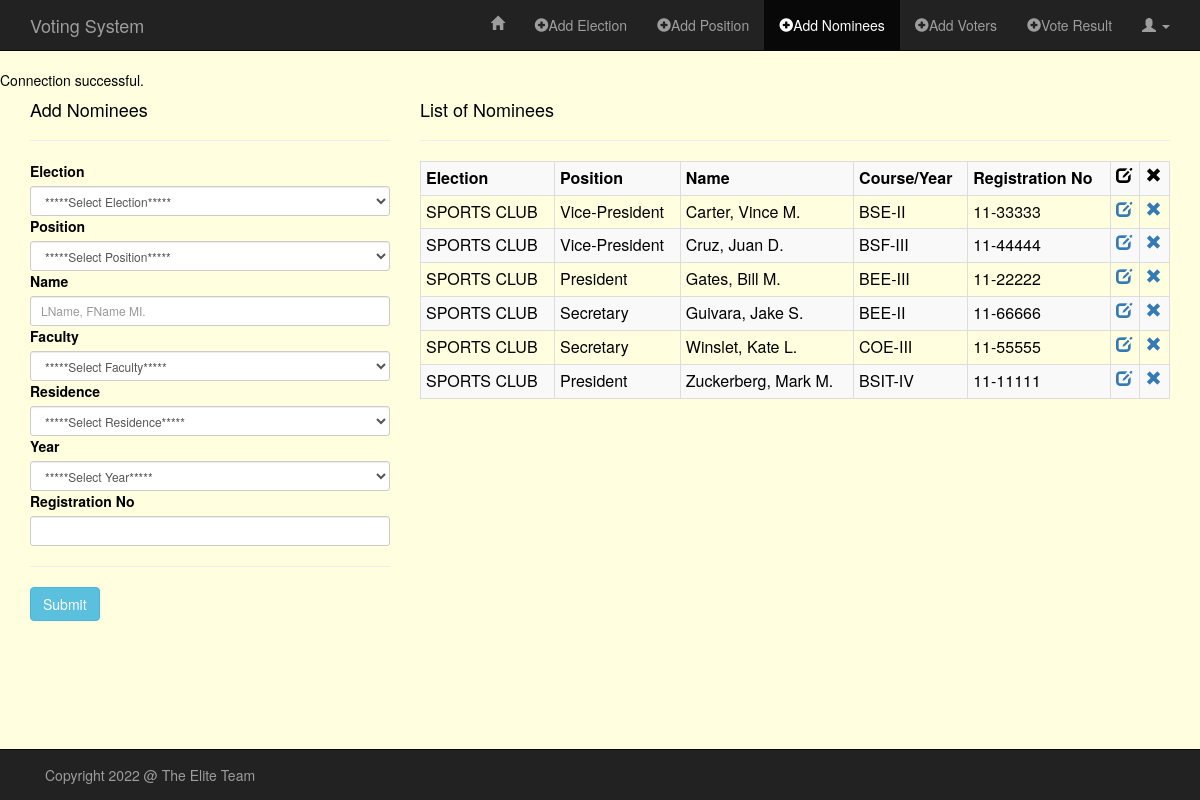
/sandbox/add_nominees.php (signed in), run on the app's committed database.
### tables this page shows
CREATE TABLE IF NOT EXISTS `nominees` (
  `id` int(11) NOT NULL AUTO_INCREMENT,
  `org` varchar(60) NOT NULL,
  `pos` varchar(60) NOT NULL,
  `name` varchar(60) NOT NULL,
  `course` varchar(60) NOT NULL,
  `year` varchar(3) NOT NULL,
  `stud_id` varchar(60) NOT NULL,
  PRIMARY KEY (`id`)
);

### sandbox/classes/Organization.php (called while the page is built, shortened)
<?php
class Organization
{
    public function READ_ORG() {
        global $db;
        $sql = "SELECT * FROM organization";
        if(!$stmt = $db->prepare($sql)) {
            echo $stmt->error;
        } else {
            $stmt->execute();
            $result = $stmt->get_result();
        }
        return $result;
    }
}

### sandbox/classes/Nominees.php (called while the page is built, shortened)
<?php
class Nominees
{
    public function READ_NOMINEE() {
        global $db;
        $sql = "SELECT *
                FROM nominees
                ORDER BY name ASC";
        if(!$stmt = $db->prepare($sql)) {
            echo $stmt->error;
        } else {
            $stmt->execute();
            $result = $stmt->get_result();
        }
        return $result;
    }
}

### sandbox/add_nominees.php (the view, shortened to what this page needs)
<?php
require("../config/db.php");
require("classes/Organization.php");
require("classes/Nominees.php");
?>
<!DOCTYPE HTML>
<html lang="en-US">
<head>
    <link rel="stylesheet" href="../assets/css/bootstrap.min.css">
    <link rel="stylesheet" href="../assets/css/style_admin.css">
</head>
<body>
<nav class="navbar navbar-inverse navbar-fixed-top" role="navigation">
    <div class="container">
        <div class="navbar-header">
            <a class="navbar-brand" href="index.php">Voting System</a>
        </div>
        <div class="collapse navbar-collapse" id="bs-example-navbar-collapse-1">
            <ul class="nav navbar-nav navbar-right">
                <li><a href="admin_page.php"><span class="glyphicon glyphicon-home"></span></a></li>
                <li><a href="add_org.php"><span class="glyphicon glyphicon-plus-sign"></span>Add Election</a></li>
                <li><a href="add_pos.php"><span class="glyphicon glyphicon-plus-sign"></span>Add Position</a></li>
                <li class="active"><a href="add_nominees.php"><span class="glyphicon glyphicon-plus-sign"></span>Add Nominees</a></li>
                <li><a href="add_voters.php"><span class="glyphicon glyphicon-plus-sign"></span>Add Voters</a></li>
                <li><a href="vote_result.php"><span class="glyphicon glyphicon-plus-sign"></span>Vote Result</a></li>
                <li class="dropdown">
                    <a href="#" class="dropdown-toggle" data-toggle="dropdown" role="button" aria-haspopup="true" aria-expanded="false"><span class="glyphicon glyphicon-user"></span> <span class="caret"></span></a>
                </li>
            </ul>
        </div>
    </div>
</nav>
<div class="container">
    <div class="row">
        <div class="col-md-4">
            <h4>Add Nominees</h4><hr>
            <form method="POST" action="<?php $_SERVER['PHP_SELF']; ?>" role="form">
                <?php
                $readOrg = new Organization();
                $rtnReadOrg = $readOrg->READ_ORG();
                ?>
                <div class="form-group-sm">
                    <label for="organization">Election</label>
                    <?php if($rtnReadOrg) { ?>
                        <select required name="organization" class="form-control" id="org-list" onchange="getPos(this.value);">
                            <option value="">*****Select Election*****</option>
                        </select>
                    <?php }  ?>
                </div>
                <div class="form-group-sm">
                    <label for="position">Position</label>
                    <select required name="position" class="form-control" id="pos-list">
                        <option value="">*****Select Position*****</option>
                    </select>
                </div>
                <div class="form-group-sm">
                    <label for="name">Name</label>
                    <input required type="text" name="name" class="form-control" placeholder="LName, FName MI.">
                </div>
                <div class="form-group-sm">
                    <label for="course">Faculty</label>
                    <select required name="course" class="form-control">
                        <option value="">*****Select Faculty*****</option>
                    </select>
                </div>
                <div class="form-group-sm">
                     <label for="residence">Residence</label>
                        <select name="residence" class="form-control">
                        <option value="">*****Select Residence*****</option>
                        </select>
                </div>
                <div class="form-group-sm">
                    <label for="year">Year</label>
                    <select required name="year" class="form-control">
                        <option value="">*****Select Year*****</option>
                    </select>
                </div>
                <div class="form-group-sm">
                    <label for="stud_id">Registration No</label>
                    <input required type="text" name="stud_id" class="form-control">
                </div>
                <hr/>
                <div class="form-group-sm">
                    <input type="submit" name="submit" value="Submit" class="btn btn-info">
                </div>
            </form>
        </div>
        <?php
        $readNominees = new Nominees();
        $rtnReadNominees = $readNominees->READ_NOMINEE();
        ?>
        <div class="col-md-8">
            <h4>List of Nominees</h4><hr>
            <div class="table-responsive">
                <?php if($rtnReadNominees) { ?>
                <table class="table table-bordered table-condensed table-striped">
                    <tr>
                        <th>Election</th>
                        <th>Position</th>
                        <th>Name</th>
                        <th>Course/Year</th>
                        <th>Registration No</th>
                        <th><span class="glyphicon glyphicon-edit"></span></th>
                        <th><span class="glyphicon glyphicon-remove"></span></th>
                    </tr>
                    <?php while($rowNom = $rtnReadNominees->fetch_assoc()) { ?>
                    <tr>
                        <td><?php echo $rowNom['org']; ?></td>
                        <td><?php echo $rowNom['pos']; ?></td>
                        <td><?php echo $rowNom['name']; ?></td>
                        <td><?php echo $rowNom['course'] . "-" . $rowNom['year']; ?></td>
                        <td><?php echo $rowNom['stud_id']; ?></td>
                        <td><a href="./edit_nominee.php?id=<?php echo $rowNom['id']; ?>"><span class="glyphicon glyphicon-edit"></span></a></td>
                        <td><a href="./delete_nominee.php?id=<?php echo $rowNom['id']; ?>"><span class="glyphicon glyphicon-remove"></span></a></td>
                    </tr>
                    <?php }  ?>
                </table>
                <?php }  ?>
            </div>
        </div>
    </div>
</div>
<nav class="navbar navbar-inverse navbar-fixed-bottom" role="navigation">
    <div class="container">
        <div class="navbar-text pull-left">
            Copyright 2022 @ The Elite Team
        </div>
    </div>
</nav>
</body>
</html>

### assets/css/style_admin.css (style rules this page uses)
body { color: black; margin-top: 70px; margin-bottom: 70px; background-color: lightyellow; }

### data on the page
nominees: org "SPORTS CLUB", pos "Vice-President", name "Carter, Vince M.", course "BSE", year "II", stud "11-33333"
nominees: org "SPORTS CLUB", pos "Vice-President", name "Cruz, Juan D.", course "BSF", year "III", stud "11-44444"
nominees: org "SPORTS CLUB", pos "President", name "Gates, Bill M.", course "BEE", year "III", stud "11-22222"
nominees: org "SPORTS CLUB", pos "Secretary", name "Guivara, Jake S.", course "BEE", year "II", stud "11-66666"
nominees: org "SPORTS CLUB", pos "Secretary", name "Winslet, Kate L.", course "COE", year "III", stud "11-55555"
nominees: org "SPORTS CLUB", pos "President", name "Zuckerberg, Mark M.", course "BSIT", year "IV", stud "11-11111"
